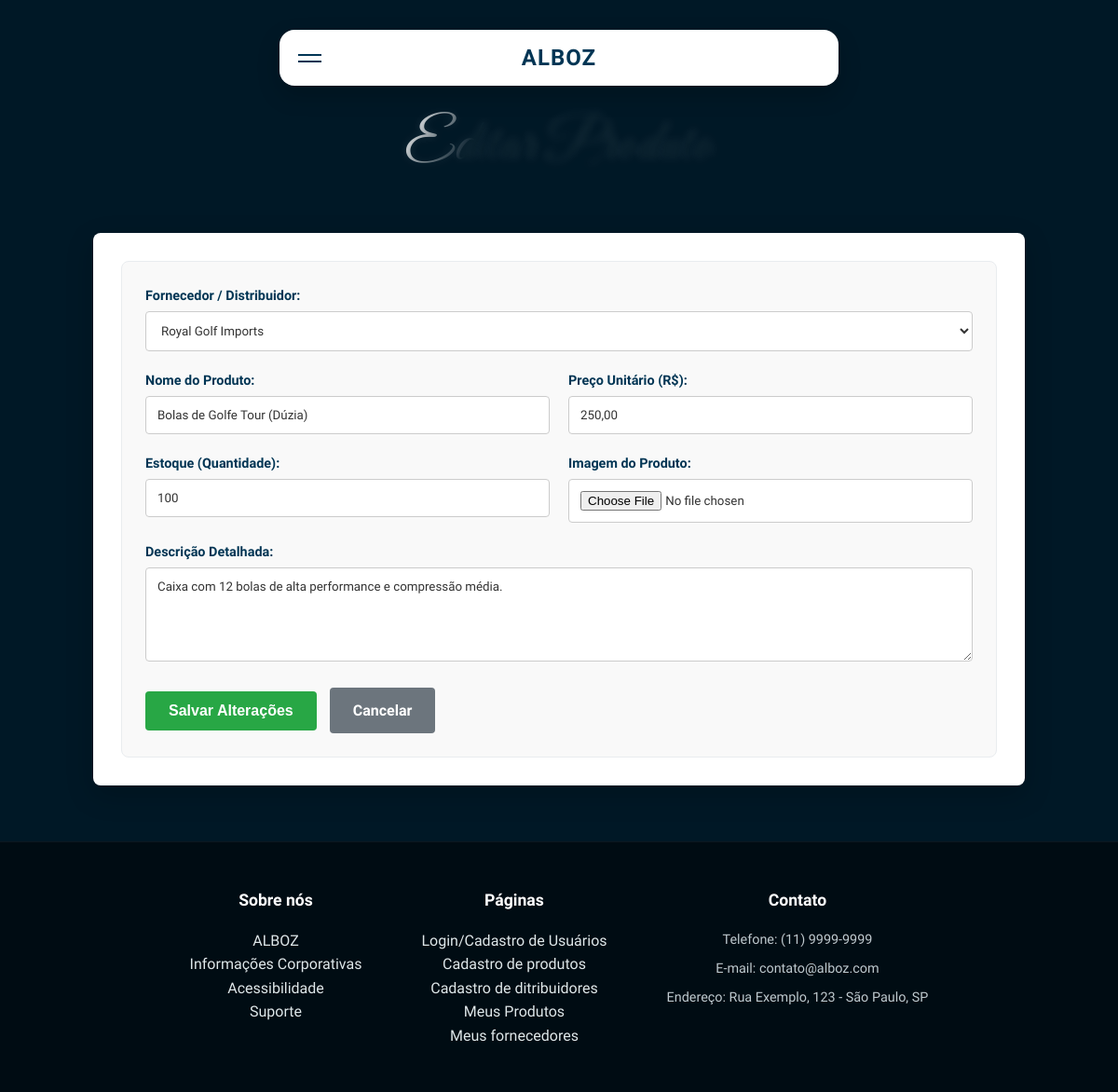
The app's page /html_alboz/cadastrar_produtos.php?edit_id=4 (signed in) with its own data.
### tables this page shows
CREATE TABLE produtos (
    id INT PRIMARY KEY AUTO_INCREMENT,
    fornecedor_id INT NOT NULL,          
    
    nome_produto VARCHAR(100) NOT NULL,
    codigo_produto VARCHAR(50),          
    descricao TEXT,
    quantidade_estoque INT DEFAULT 0,
    preco_unitario DECIMAL(10, 2) NOT NULL,
    imagem VARCHAR(255),                 
    
    data_registro TIMESTAMP DEFAULT CURRENT_TIMESTAMP,

    CONSTRAINT fk_fornecedor_produto
    FOREIGN KEY (fornecedor_id) REFERENCES fornecedores(id)
    ON DELETE CASCADE
);

CREATE TABLE fornecedores (
    id INT PRIMARY KEY AUTO_INCREMENT,
    usuario_id INT NOT NULL,             
    
    nome_fornecedor VARCHAR(100) NOT NULL,
    cnpj VARCHAR(20) NOT NULL,
    endereco VARCHAR(255),
    telefone VARCHAR(20),
    email VARCHAR(100),
    observacoes TEXT,
    imagem VARCHAR(255),                 
    
    data_registro TIMESTAMP DEFAULT CURRENT_TIMESTAMP,

    CONSTRAINT fk_usuario_fornecedor
    FOREIGN KEY (usuario_id) REFERENCES usuarios(id)
    ON DELETE CASCADE
);

### html_alboz/cadastrar_produtos.php (the view, shortened to what this page needs)
<?php
include('conexao.php');
$usuario_id = $_SESSION['id'];
$produto_edit = null;
if (isset($_GET['edit_id'])) {
    $edit_id = $_GET['edit_id'];
    $sql_busca = "SELECT p.* FROM produtos p
                  JOIN fornecedores f ON p.fornecedor_id = f.id
                  WHERE p.id = ? AND f.usuario_id = ?";
    $stmt = $mysqli->prepare($sql_busca);
    $stmt->bind_param("ii", $edit_id, $usuario_id);
    $stmt->execute();
    $result = $stmt->get_result();
    $produto_edit = $result->fetch_assoc();
}
$sql_forn = "SELECT id, nome_fornecedor FROM fornecedores WHERE usuario_id = '$usuario_id'";
$fornecedores = $mysqli->query($sql_forn);
?>
<!DOCTYPE html>
<html lang="pt-br">
<head>
</head>
<body class="body">
    <div class="header">
        <div class="card-nav-container">
            <div class="card-nav" id="cardNav">
                <div class="card-nav-top">
                    <div class="hamburger-menu" id="hamburgerBtn">
                        <div class="hamburger-line"></div>
                        <div class="hamburger-line"></div>
                    </div>
                    <div class="logo-container">
                        <div class="logo">ALBOZ</div>
                    </div>
                </div>
            </div>
        </div>
        <div class="subtitulo"><?php echo $produto_edit ? 'Editar Produto' : 'Novo Produto'; ?></div>
    </div>
    <div class="container">
        <form method="post" enctype="multipart/form-data" class="form-crud">
            <div class="full-width">
                <label>Fornecedor / Distribuidor:</label>
                <select name="fornecedor_id" required>
                    <?php
                    if ($fornecedores->num_rows > 0) {
                        while ($f = $fornecedores->fetch_assoc()): ?>
                            <option value="<?php echo $f['id']; ?>"
                                <?php if ($produto_edit && $produto_edit['fornecedor_id'] == $f['id']) echo 'selected'; ?>>
                                <?php echo $f['nome_fornecedor']; ?>
                            </option>
                    <?php endwhile;
                    } else {
                        echo "<option value='' disabled>Nenhum fornecedor cadastrado. Cadastre um primeiro!</option>";
                    }
                    ?>
                </select>
            </div>
            <div>
                <label>Nome do Produto:</label>
                <input type="text" name="nome" value="<?php echo $produto_edit['nome_produto'] ?? ''; ?>" required placeholder="Ex: Raquete de Tênis">
            </div>
            <div>
                <label>Preço Unitário (R$):</label>
                <input type="text" name="preco" value="<?php echo $produto_edit ? number_format($produto_edit['preco_unitario'], 2, ',', '') : ''; ?>" required placeholder="0,00">
            </div>
            <div>
                <label>Estoque (Quantidade):</label>
                <input type="number" name="estoque" value="<?php echo $produto_edit['quantidade_estoque'] ?? ''; ?>" placeholder="0">
            </div>
            <div>
                <label>Imagem do Produto:</label>
                <input type="file" name="imagem" accept="image/*">
            </div>
            <div class="full-width">
                <label>Descrição Detalhada:</label>
                <textarea name="descricao" rows="5"><?php echo $produto_edit['descricao'] ?? ''; ?></textarea>
            </div>
            <div class="full-width">
                <button type="submit"><?php echo $produto_edit ? 'Salvar Alterações' : 'Cadastrar Produto'; ?></button>
                <a href="listar_produtos.php" class="btn-cancelar">Cancelar</a>
            </div>
        </form>
    </div>
    <div class="rodape">
        <div class="limitador rodape-content">
            <ul class="sobre_nos">
                <strong>Sobre nós</strong>
                <a href="index.html">ALBOZ</a><br>
                <a href="informacoes_corporativas.html">Informações Corporativas</a><br>
                <a href="acessibilidade.html">Acessibilidade</a><br>
                <a href="suporte.php">Suporte</a><br>
            </ul>
            <ul class="paginas">
                <strong>Páginas</strong>
                <a href="login.php">Login/Cadastro de Usuários</a><br>
                <a href="cadastrar_produtos.php">Cadastro de produtos</a><br>
                <a href="cadastrar_fornecedor.php">Cadastro de ditribuidores</a><br>
                <a href="listar_produtos.php">Meus Produtos</a><br>
                <a href="listar_fornecedores.php">Meus fornecedores</a><br>
            </ul>
            <ul class="contato">
                <strong>Contato</strong>
                <li>Telefone: (11) 9999-9999</li>
                <li>E-mail: contato@alboz.com</li>
                <li>Endereço: Rua Exemplo, 123 - São Paulo, SP</li>
            </ul>
        </div>
    </div>
</body>
</html>

### html_alboz/cadastrar_produtos.php (style rules this page uses)
:root { --bg: #001826; --card: #003554; --card-hover: #014e7b; --muted: #bfc9ce; --accent: #dfe7e9; --gold: #ffffff; }
* { margin: 0; padding: 0; box-sizing: border-box; }
html { font-size: 16px; scroll-behavior: smooth; scrollbar-width: thin; scrollbar-color: var(--card) var(--bg); }
body { margin: 0; font-family: 'Monda', sans-serif; background: var(--bg); color: var(--accent); line-height: 1.6; }
a { text-decoration: none; color: inherit; transition: 0.3s; cursor: pointer; }
ul { list-style: none; }
.limitador { max-width: 1100px; width: 90%; margin: 0 auto; }
.card-nav-container { position: absolute; top: 2em; left: 50%; transform: translateX(-50%); width: 90%; max-width: 600px; z-index: 1001; }
.card-nav { position: relative; background-color: #ffffff; border-radius: 1rem; box-shadow: 0 10px 25px rgba(0, 0, 0, 0.2); overflow: hidden; transition: height 0.4s ease; color: var(--card); }
.card-nav-top { height: 60px; display: flex; align-items: center; justify-content: center; padding: 0 1.5rem; position: relative; }
.logo { font-family: 'Abhaya Libre', serif; font-weight: 800; font-size: 1.5rem; letter-spacing: 1px; text-transform: uppercase; }
.hamburger-menu { position: absolute; left: 20px; cursor: pointer; display: flex; flex-direction: column; gap: 5px; }
.hamburger-line { width: 25px; height: 2px; background-color: var(--card); transition: 0.3s; }
.header { position: relative; width: 100%; height: auto; min-height: 250px; display: flex; flex-direction: column; justify-content: center; align-items: center; padding-bottom: 2rem; }
.subtitulo { font-family: 'Great Vibes', cursive; font-size: 4rem; margin-top: 6rem; z-index: 10; text-align: center; font-weight: 400; cursor: default; background: linear-gradient(120deg, #001826 40%, rgba(255, 255, 255, 0.8) 50%, #001826 60%); background-size: 200% 100%; background-position: 100%; color: #001826; background-clip: text; -webkit-background-clip: text; -webkit-text-fill-color: transparent; text-shadow: 0 0 10px rgba(255, 255, 255, 0.1); transition: background-position 0.5s; }
.container { max-width: 1000px; margin: 0 auto 60px auto; padding: 30px; background: #fff; color: #333; box-shadow: 0 10px 30px rgba(0, 0, 0, 0.2); border-radius: 8px; }
.form-crud { display: grid; grid-template-columns: 1fr 1fr; gap: 20px; background: #f9f9f9; padding: 25px; border-radius: 8px; border: 1px solid #e9ecef; }
.full-width { grid-column: 1 / -1; }
label { display: block; margin-bottom: 5px; font-weight: bold; color: var(--card); font-size: 0.9rem; }
input, select, textarea { width: 100%; padding: 12px; border: 1px solid #ccc; border-radius: 4px; background: #fff; color: #333; font-family: inherit; }
button { background-color: #28a745; color: white; padding: 12px 25px; border: none; border-radius: 4px; font-weight: bold; font-size: 1rem; cursor: pointer; transition: 0.3s; }
.btn-cancelar { display: inline-block; padding: 12px 25px; background: #6c757d; color: white; border-radius: 4px; font-weight: bold; margin-left: 10px; }
.rodape { background: #000c13; padding: 3rem 0; margin-top: auto; border-top: 1px solid rgba(255, 255, 255, 0.05); }
.rodape-content { display: flex; justify-content: center; gap: 4rem; text-align: center; flex-wrap: wrap; }
.rodape ul strong { display: block; color: #fff; margin-bottom: 1rem; font-size: 1.1rem; }
.rodape li { color: var(--muted); margin-bottom: 0.5rem; font-size: 0.9rem; transition: 0.2s; }

### records on screen
produtos: fornecedor_id "Royal Golf Imports", nome "Bolas de Golfe Tour (Dúzia)", preco "250,00", estoque "100", descricao "Caixa com 12 bolas de alta performance e compressão média."
